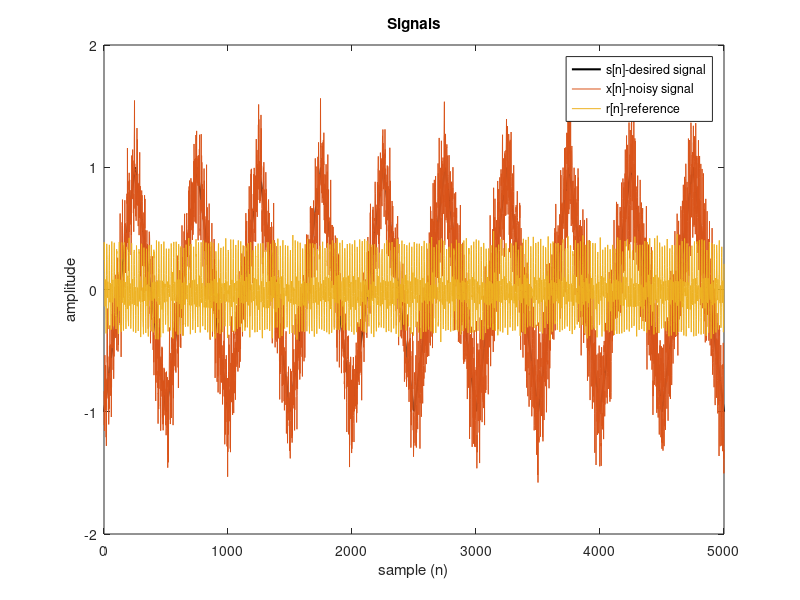

Recreate this plot in MATLAB. (Note: this script raises an error after producing the figure.)
%% Adaptive filtering

% Data construction

sfreq = 500; % sampling frequency

% arbitary values for parameters
phi = pi/6;
snr = 10;

N = 5000; % number of points
t = linspace(0, 5, N)'; % Time vector with fs = 500 Hz
s = sawtooth(2*pi*2*t(1:N,1), 0.5); %Sawtooth signal
n1 = 0.2 * sin(2*pi*50*t(1:N/2,1) - phi); % Sinusoid at 50 Hz
n2 = 0.3 * sin(2*pi*100*t(N/2+1:N,1) - phi); % Sinusoid at 100 Hz
nwg = s - awgn(s, snr, 'measured'); % Gaussian white noise

% non stationary noise signal part
noise_nonstat = [n1;n2];

xn = s + nwg + noise_nonstat; % noisy input signal

% arbitary values for parameters
alpha = 0.2;
phi_1 = pi/6;
phi_2 = pi/4;

rn = alpha*(nwg + sin(2*pi*50*t + phi_1) + sin(2*pi*100*t + phi_2)); % reference input signal

%plot signals
figure()
plot(s, 'Color','black', 'Linewidth', 1.5), hold on;
plot(xn), hold on;
plot(rn), hold off;
legend('s[n]-desired signal', 'x[n]-noisy signal', 'r[n]-reference')
title('Signals')
xlabel('sample (n)')
ylabel('amplitude')

%% 2.1 LMS method

% (a). function LMS_filter


% (b).
%find range for mu
Px = mean(xn.^2); % reference signal power
M = 20; % filter order
lambda_max = 20 * M * Px; % compute maximum lambda

% compute random mu value
mu = (2/lambda_max)*rand;

% display results
fprintf('upper bound = %f\n',2/lambda_max);
fprintf('mu = %f\n',mu);

% apply LMS filter
[error_arr, y_hat, w] = LMS_filter(xn, rn, mu, M);


abs_error = abs(s - error_arr'); % compute absoute error
%%

t = (0:1/sfreq:(N-1)/sfreq);
%plot signals
figure()

subplot(4,1,1);
plot(t,s, 'Linewidth', 1.1);
title('yi[n]-desired signal');

subplot(4,1,2);
plot(t,xn);
title('x[n]-noisy signal');

subplot(4,1,3);
plot(t,error_arr);
title( 'e[n]-estimated noise');

subplot(4,1,4);
plot(t,abs_error);
title( '|yi[n] - e[n]|');

%%
% (c).

% deifine parameter value arrays
M_array = (1:1:20);
mu_array = (0.0001: 0.00005: 0.01);

% compute optimum filter order and mu values
[M_opt_lms, mu_opt_lms, min_mse_lms, mse_mat_lms] = optim_lms(s, xn, rn, M_array, mu_array);

% print optium (filter order, convergence rate) values
fprintf('best combination is, filter order %f and mu %f\n', [M_opt_lms, mu_opt_lms]);

% filter with optimum parameters
[error_arr_lms, y_hat_lms, w_lms] = LMS_filter(xn, rn, mu_opt_lms, M_opt_lms);
    
[mu_mesh, M_mesh] = meshgrid(mu_array, M_array);

%plot results
figure();
surf(M_mesh, mu_mesh, mse_mat_lms);
shading interp;
colormap jet; 
colorbar;  
xlabel('filter order');
ylabel('convergence rate (\mu)');
zlabel('MSE');
title('Mean Square Error variation');
view(0, 90);       

        

%% 

%  plot signals for optimum values

abs_error_lms = abs(s - error_arr_lms'); % compute absoute error

t = (0:1/sfreq:(N-1)/sfreq);

%plot signals
figure()

subplot(4,1,1);
plot(t,s, 'Linewidth', 1.1);
title('yi[n]-sawtooth signal');

subplot(4,1,2);
plot(t,xn);
title('x[n]-noisy signal');

subplot(4,1,3);
plot(t,error_arr_lms);
title( 'e\_lms[n]-estimated noise');

subplot(4,1,4);
plot(t,abs_error_lms);
title( '|yi[n] - e\_lms[n]|');
        
%% 2.2 RLS method       
        
% (a). RLS_filter function


%--------------------------------------------------------------------------

% (b).


M = 20;
lambda = 3;

% apply LMS filter
[error_arr_rls, ~, ~] = RLS_filter(xn, rn, lambda, M);


abs_error = abs(s - error_arr_rls'); % compute absoute error

t = (0:1/sfreq:(N-1)/sfreq);
%plot signals
figure()

subplot(4,1,1);
plot(t,s, 'Linewidth', 1.1);
title('yi[n]-desired signal');

subplot(4,1,2);
plot(t,xn);
title('x[n]-noisy signal');

subplot(4,1,3);
plot(t,error_arr_rls);
title( 'e[n]-estimated signal');

subplot(4,1,4);
plot(t,abs_error);
title( '|yi[n] - e[n]|');



%--------------------------------------------------------------------------

% (c).

% deifine parameter value arrays
M_array = (1:1:20);
lambda_array = (0.01: 0.01: 3);

% compute optimum filter order and lambda values
[M_opt_rls, lambda_opt_rls, min_mse_rls, mse_mat_rls] = optim_rls(s, xn, rn, M_array, lambda_array);

%display optium (filter order, convergence rate) values
fprintf('best combination is, filter order %f and lambda %f\n', [M_opt_rls, lambda_opt_rls]);



%%       
[lambda_mesh, M_mesh] = meshgrid(lambda_array, M_array);

%plot results
figure();
surf(M_mesh, lambda_mesh, mse_mat_rls), hold on;
plot3(M_opt_rls, lambda_opt_rls, 1, 'ro','MarkerSize', 5, 'MarkerFaceColor', 'red');
shading interp;
colormap jet; 
colorbar;  
xlabel('RLS filter order');
ylabel('forgetting factor (\lambda)');
zlabel('MSE');
title('Mean Square Error variation');
view(0, 90);       



%%
% display signals for optimum values


% filter with optimum parameters
[error_arr_rls, y_hat_rls, w_rls] = RLS_filter(xn, rn, lambda_opt_rls, M_opt_rls);

% compute absolute error
abs_error_rls = abs(s - error_arr_rls'); % compute absoute error

t = (0:1/sfreq:(N-1)/sfreq);

%plot signals
figure()

subplot(4,1,1);
plot(t,s, 'Linewidth', 1.1);
title('yi[n]-sawtooth signal');

subplot(4,1,2);
plot(t,xn);
title('x[n]-noisy signal');

subplot(4,1,3);
plot(t,error_arr_rls);
title( 'e\_rls[n]-estimated signal');

subplot(4,1,4);
plot(t,abs_error_rls);
title( '|yi[n] - e\_rls[n]|');



%%
% (d).


% clean ECG signal
y = importdata('idealECG.mat'); %load idealECG
y = y';

%noise signal with length same as y
N = length(y);
t = linspace(0, 5, N)';
snr = 10;
phi = pi/6;

n1 = 0.2 * sin(2*pi*50*t(1:N/2,1) - phi); % Sinusoid at 50 Hz
n2 = 0.3 * sin(2*pi*100*t(N/2+1:N,1) - phi); % Sinusoid at 100 Hz
nwg = y - awgn(y, snr, 'measured'); % Gaussian white noise

eta = nwg + [n1 ; n2]; %noise signal

%noisy ECG signal
xn = y + eta; 

%define reference input signal
alpha = 0.2;
phi_1 = pi/6;
phi_2 = pi/4;

rn = alpha*(nwg + sin(2*pi*50*t + phi_1) + sin(2*pi*100*t + phi_2)); % reference input signal
% 
% disp(size(xn));
% disp(size(rn));

M_array = (1:1:20);
lambda_array = (0.01: 0.01: 3);
mu_array = (0.00001: 0.00005: 0.005);


%find optimum parameter values
[M_opt_ecg_lms, mu_opt_ecg_lms, min_mse_ecg_lms, mse_mat_ecg_lms] = optim_lms(y, xn, rn, M_array, mu_array);
[M_opt_ecg_rls, lambda_opt_ecg_rls, min_mse_ecg_rls, mse_mat_ecg_rls] = optim_rls(y, xn, rn, M_array, lambda_array);

%apply filters
[error_ecg_lms, yhat_ecg_lms, w_ecg_lms] = LMS_filter(xn, rn, mu_opt_ecg_lms, M_opt_ecg_lms);
[error_ecg_rls, yhat_ecg_rls, w_ecg_rls] = RLS_filter(xn, rn, lambda_opt_ecg_rls, M_opt_ecg_rls);




%% 
% plot results

sfreq = 500;

abserror_ecg_lms = abs(y - error_ecg_lms'); % compute absoute error for LMS filter result
abserror_ecg_rls = abs(y - error_ecg_rls'); % compute absoute error for RLS filter result

t = (0:1/sfreq:(N-1)/sfreq);

figure()

%--------------------------------------------------------------------------
% LMS filter result
subplot(4,2,1);
plot(t,y, 'Linewidth', 1.1);
title('y[n]-clean ECG signal');

subplot(4,2,3);
plot(t,xn);
title('x[n] : noisy ECG signal');

subplot(4,2,5);
plot(t,error_ecg_lms);
title( 'e\_lms[n] : estimated signal');

subplot(4,2,7);
plot(t,abserror_ecg_lms);
title( '|y[n] - e\_lms[n]|');

%--------------------------------------------------------------------------
% RLS filter result
subplot(4,2,2);
plot(t,y, 'Linewidth', 1.1);
title('y[n] : clean ECG signal');

subplot(4,2,4);
plot(t,xn);
title('x[n] : noisy ECG signal');

subplot(4,2,6);
plot(t,error_ecg_rls);
title( 'e\_rls[n] : estimated signal');

subplot(4,2,8);
plot(t,abserror_ecg_rls);
title( '|y[n] - e\_rls[n]|');


%% 


